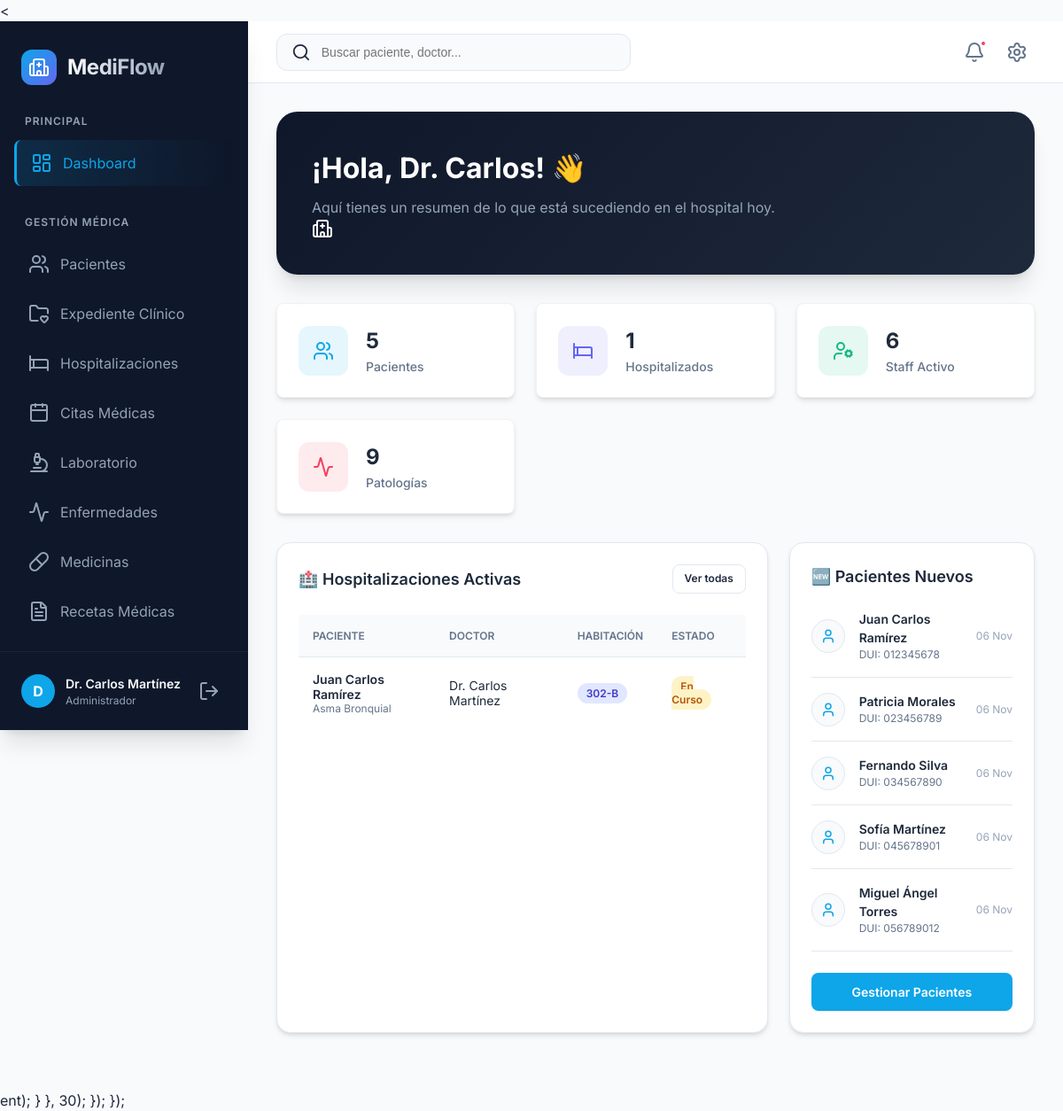
/index.php (signed in), run on the app's committed database.
### tables this page shows
CREATE TABLE `hospitalizacion` (
  `codigohospitalizacion` int NOT NULL AUTO_INCREMENT,
  `codigopaciente` int NOT NULL,
  `codigoempleado` int NOT NULL,
  `codigoenfermedad` int NOT NULL,
  `fecha_ingreso` datetime NOT NULL,
  `fecha_alta` datetime DEFAULT NULL,
  `numero_habitacion` varchar(20) DEFAULT NULL,
  `motivo_ingreso` text NOT NULL,
  `diagnostico` text,
  `tratamiento` text,
  `estado` enum('en_curso','alta_medica','alta_voluntaria','referido','fallecido') DEFAULT 'en_curso',
  `notas_medicas` text,
  `costo_estimado` decimal(10,2) DEFAULT NULL,
  `created_at` timestamp NOT NULL DEFAULT CURRENT_TIMESTAMP,
  `updated_at` timestamp NOT NULL DEFAULT CURRENT_TIMESTAMP ON UPDATE CURRENT_TIMESTAMP,
  PRIMARY KEY (`codigohospitalizacion`),
  KEY `codigoenfermedad` (`codigoenfermedad`),
  KEY `idx_paciente` (`codigopaciente`),
  KEY `idx_empleado` (`codigoempleado`),
  KEY `idx_fecha_ingreso` (`fecha_ingreso`),
  KEY `idx_estado` (`estado`),
  CONSTRAINT `hospitalizacion_ibfk_1` FOREIGN KEY (`codigopaciente`) REFERENCES `paciente` (`codigopaciente`) ON DELETE CASCADE,
  CONSTRAINT `hospitalizacion_ibfk_2` FOREIGN KEY (`codigoempleado`) REFERENCES `empleado` (`codigoempleado`),
  CONSTRAINT `hospitalizacion_ibfk_3` FOREIGN KEY (`codigoenfermedad`) REFERENCES `enfermedad` (`codigoenfermedad`)
);

CREATE TABLE `paciente` (
  `codigopaciente` int NOT NULL AUTO_INCREMENT,
  `nombrepaciente` varchar(150) NOT NULL,
  `dui` varchar(10) NOT NULL,
  `fechanacimiento` date NOT NULL,
  `genero` enum('M','F','Otro') NOT NULL,
  `direccion` text,
  `telefono` varchar(20) DEFAULT NULL,
  `correo` varchar(100) DEFAULT NULL,
  `codigomunicipio` int DEFAULT NULL,
  `tipo_sangre` enum('A+','A-','B+','B-','AB+','AB-','O+','O-') DEFAULT NULL,
  `alergias` text,
  `contacto_emergencia` varchar(150) DEFAULT NULL,
  `telefono_emergencia` varchar(20) DEFAULT NULL,
  `created_at` timestamp NOT NULL DEFAULT CURRENT_TIMESTAMP,
  `updated_at` timestamp NOT NULL DEFAULT CURRENT_TIMESTAMP ON UPDATE CURRENT_TIMESTAMP,
  PRIMARY KEY (`codigopaciente`),
  UNIQUE KEY `dui` (`dui`),
  KEY `codigomunicipio` (`codigomunicipio`),
  KEY `idx_dui` (`dui`),
  KEY `idx_nombre` (`nombrepaciente`),
  CONSTRAINT `paciente_ibfk_1` FOREIGN KEY (`codigomunicipio`) REFERENCES `municipio` (`codigomunicipio`) ON DELETE SET NULL
);

CREATE TABLE `enfermedad` (
  `codigoenfermedad` int NOT NULL AUTO_INCREMENT,
  `nombreenfermedad` varchar(150) NOT NULL,
  `descripcion` text,
  `tipo` enum('infecciosa','cronica','aguda','degenerativa','mental','otra') DEFAULT 'otra',
  `nivel_gravedad` enum('leve','moderada','grave','critica') DEFAULT 'leve',
  `tratamiento_recomendado` text,
  `created_at` timestamp NOT NULL DEFAULT CURRENT_TIMESTAMP,
  PRIMARY KEY (`codigoenfermedad`),
  KEY `idx_nombre` (`nombreenfermedad`),
  KEY `idx_tipo` (`tipo`)
);

CREATE TABLE `empleado` (
  `codigoempleado` int NOT NULL AUTO_INCREMENT,
  `nombreempleado` varchar(150) NOT NULL,
  `correoempleado` varchar(100) NOT NULL,
  `clave` varchar(255) NOT NULL,
  `rol` enum('admin','doctor','enfermera','recepcionista') NOT NULL DEFAULT 'recepcionista',
  `telefono` varchar(20) DEFAULT NULL,
  `especialidad` varchar(100) DEFAULT NULL,
  `fecha_contratacion` date DEFAULT NULL,
  `estado` enum('activo','inactivo') DEFAULT 'activo',
  `created_at` timestamp NOT NULL DEFAULT CURRENT_TIMESTAMP,
  `updated_at` timestamp NOT NULL DEFAULT CURRENT_TIMESTAMP ON UPDATE CURRENT_TIMESTAMP,
  PRIMARY KEY (`codigoempleado`),
  UNIQUE KEY `correoempleado` (`correoempleado`),
  KEY `idx_correo` (`correoempleado`),
  KEY `idx_rol` (`rol`)
);

### includes/db.php (called while the page is built, shortened)
<?php
function getEstadoHospitalizacion($estado) {
    $estados = [
        'en_curso' => 'En Curso',
        'alta_medica' => 'Alta Médica',
        'alta_voluntaria' => 'Alta Voluntaria',
        'referido' => 'Referido',
        'fallecido' => 'Fallecido'
    ];
    return $estados[$estado] ?? $estado;
}
?>

### index.php (the view, shortened to what this page needs)
<?php
require_once("includes/db.php");
$stats = [
    'pacientes' => $conn->query("SELECT COUNT(*) as total FROM paciente")->fetch_assoc()['total'],
    'hospitalizaciones_activas' => $conn->query("SELECT COUNT(*) as total FROM hospitalizacion WHERE estado = 'en_curso'")->fetch_assoc()['total'],
    'empleados' => $conn->query("SELECT COUNT(*) as total FROM empleado WHERE estado = 'activo'")->fetch_assoc()['total'],
    'enfermedades' => $conn->query("SELECT COUNT(*) as total FROM enfermedad")->fetch_assoc()['total']
];
$hospitalizacionesRecientes = $conn->query("
    SELECT
        h.codigohospitalizacion,
        p.nombrepaciente,
        e.nombreempleado,
        enf.nombreenfermedad,
        h.fecha_ingreso,
        h.numero_habitacion,
        h.estado
    FROM hospitalizacion h
    INNER JOIN paciente p ON h.codigopaciente = p.codigopaciente
    INNER JOIN empleado e ON h.codigoempleado = e.codigoempleado
    INNER JOIN enfermedad enf ON h.codigoenfermedad = enf.codigoenfermedad
    WHERE h.estado = 'en_curso'
    ORDER BY h.fecha_ingreso DESC
    LIMIT 5
");
$pacientesRecientes = $conn->query("
    SELECT
        p.codigopaciente,
        p.nombrepaciente,
        p.dui,
        p.telefono,
        p.created_at
    FROM paciente p
    ORDER BY p.created_at DESC
    LIMIT 5
");
?>
<<?php
require_once("includes/header.php");
require_once("includes/sidebar.php");
?>
<div class="welcome-banner">
    <div class="welcome-content">
        <h1>¡Hola, <?php
            $parts = explode(' ', $nombreEmpleado);
            if (in_array(strtolower($parts[0]), ['dr.', 'dra.', 'enf.'])) {
                echo htmlspecialchars($parts[0] . ' ' . ($parts[1] ?? ''));
            } else {
                echo htmlspecialchars($parts[0]);
            }
        ?>! 👋</h1>
        <p>Aquí tienes un resumen de lo que está sucediendo en el hospital hoy.</p>
    </div>
    <i data-lucide="hospital"></i>
</div>
<div class="stats-grid">
    <a href="pacientes.php" class="stat-card" style="text-decoration: none; color: inherit; display: flex; transition: transform 0.2s;">
        <div class="stat-icon" style="background-color: rgba(14, 165, 233, 0.1); color: var(--primary);">
            <i data-lucide="users"></i>
        </div>
        <div class="stat-info">
            <span class="stat-value"><?= $stats['pacientes'] ?></span>
            <span class="stat-label">Pacientes</span>
        </div>
    </a>
    <a href="hospitalizaciones.php" class="stat-card" style="text-decoration: none; color: inherit; display: flex; transition: transform 0.2s;">
        <div class="stat-icon" style="background-color: rgba(99, 102, 241, 0.1); color: var(--secondary);">
            <i data-lucide="bed"></i>
        </div>
        <div class="stat-info">
            <span class="stat-value"><?= $stats['hospitalizaciones_activas'] ?></span>
            <span class="stat-label">Hospitalizados</span>
        </div>
    </a>
    <a href="empleados.php" class="stat-card" style="text-decoration: none; color: inherit; display: flex; transition: transform 0.2s;">
        <div class="stat-icon" style="background-color: rgba(16, 185, 129, 0.1); color: var(--success);">
            <i data-lucide="user-cog"></i>
        </div>
        <div class="stat-info">
            <span class="stat-value"><?= $stats['empleados'] ?></span>
            <span class="stat-label">Staff Activo</span>
        </div>
    </a>
    <a href="enfermedades.php" class="stat-card" style="text-decoration: none; color: inherit; display: flex; transition: transform 0.2s;">
        <div class="stat-icon" style="background-color: rgba(244, 63, 94, 0.1); color: var(--accent);">
            <i data-lucide="activity"></i>
        </div>
        <div class="stat-info">
            <span class="stat-value"><?= $stats['enfermedades'] ?></span>
            <span class="stat-label">Patologías</span>
        </div>
    </a>
</div>
<div style="display: grid; grid-template-columns: 2fr 1fr; gap: 1.5rem;">
    <div class="card">
        <div class="card-header">
            <h2 class="card-title">🏥 Hospitalizaciones Activas</h2>
            <a href="hospitalizaciones.php" class="btn btn-outline" style="padding: 0.4rem 0.8rem; font-size: 0.75rem;">Ver todas</a>
        </div>
        <?php if ($hospitalizacionesRecientes && $hospitalizacionesRecientes->num_rows > 0): ?>
            <div class="table-container">
                <table>
                    <thead>
                        <tr>
                            <th>Paciente</th>
                            <th>Doctor</th>
                            <th>Habitación</th>
                            <th>Estado</th>
                        </tr>
                    </thead>
                    <tbody>
                        <?php while ($h = $hospitalizacionesRecientes->fetch_assoc()): ?>
                            <tr>
                                <td>
                                    <div style="font-weight: 600;"><?= htmlspecialchars($h['nombrepaciente']) ?></div>
                                    <div style="font-size: 0.75rem; color: var(--text-muted);"><?= htmlspecialchars($h['nombreenfermedad']) ?></div>
                                </td>
                                <td><?= htmlspecialchars($h['nombreempleado']) ?></td>
                                <td><span class="badge badge-info"><?= htmlspecialchars($h['numero_habitacion']) ?></span></td>
                                <td>
                                    <span class="badge badge-warning">
                                        <?= getEstadoHospitalizacion($h['estado']) ?>
                                    </span>
                                </td>
                            </tr>
                        <?php endwhile; ?>
                    </tbody>
                </table>
            </div>
        <?php endif; ?>
    </div>
    <div class="card">
        <div class="card-header">
            <h2 class="card-title">🆕 Pacientes Nuevos</h2>
        </div>
        <div style="display: flex; flex-direction: column; gap: 1rem;">
            <?php if ($pacientesRecientes && $pacientesRecientes->num_rows > 0): ?>
                <?php while ($p = $pacientesRecientes->fetch_assoc()): ?>
                    <div style="display: flex; align-items: center; gap: 1rem; padding-bottom: 1rem; border-bottom: 1px solid var(--border);">
                        <div class="user-avatar" style="background-color: var(--bg-main); color: var(--primary); border: 1px solid var(--border);">
                            <i data-lucide="user" style="width: 18px;"></i>
                        </div>
                        <div style="flex: 1;">
                            <div style="font-size: 0.875rem; font-weight: 600;"><?= htmlspecialchars($p['nombrepaciente']) ?></div>
                            <div style="font-size: 0.75rem; color: var(--text-muted);">DUI: <?= htmlspecialchars($p['dui']) ?></div>
                        </div>
                        <div style="font-size: 0.75rem; color: var(--text-light);">
                            <?= date('d M', strtotime($p['created_at'])) ?>
                        </div>
                    </div>
                <?php endwhile; ?>
            <?php else: ?>
                <p style="text-align: center; color: var(--text-muted);">Sin pacientes recientes</p>
            <?php endif; ?>
        </div>
        <a href="pacientes.php" class="btn btn-primary" style="width: 100%; margin-top: 1.5rem;">Gestionar Pacientes</a>
    </div>
</div>
<?php require_once("includes/footer.php"); ?>
</body>
</html>

### css/style.css (style rules this page uses)
:root { --primary: #0ea5e9; --primary-hover: #0284c7; --secondary: #6366f1; --accent: #f43f5e; --success: #10b981; --warning: #f59e0b; --error: #ef4444; --info: #3b82f6; --bg-main: #f8fafc; --bg-surface: #ffffff; --bg-sidebar: #0f172a; --text-main: #1e293b; --text-muted: #64748b; --text-light: #94a3b8; --text-on-dark: #f8fafc; --border: #e2e8f0; --shadow-sm: 0 1px 2px 0 rgb(0 0 0 / 0.05); --shadow: 0 4px 6px -1px rgb(0 0 0 / 0.1), 0 2px 4px -2px rgb(0 0 0 / 0.1); --shadow-md: 0 10px 15px -3px rgb(0 0 0 / 0.1), 0 4px 6px -4px rgb(0 0 0 / 0.1); --shadow-lg: 0 20px 25px -5px rgb(0 0 0 / 0.1), 0 8px 10px -6px rgb(0 0 0 / 0.1); --radius-sm: 0.375rem; --radius: 0.5rem; --radius-md: 0.75rem; --radius-lg: 1rem; --radius-xl: 1.5rem; --sidebar-width: 280px; --header-height: 70px; }
* { margin: 0; padding: 0; box-sizing: border-box; }
body { font-family: 'Inter', sans-serif; background-color: var(--bg-main); color: var(--text-main); line-height: 1.5; -webkit-font-smoothing: antialiased; }
a { text-decoration: none; color: inherit; transition: all 0.2s ease; }
.user-avatar { width: 38px; height: 38px; background: var(--primary); border-radius: 50%; display: flex; align-items: center; justify-content: center; font-weight: 700; color: white; }
.card { background-color: var(--bg-surface); border-radius: var(--radius-lg); box-shadow: var(--shadow); padding: 1.5rem; margin-bottom: 2rem; border: 1px solid var(--border); }
.card-header { display: flex; align-items: center; justify-content: space-between; margin-bottom: 1.5rem; }
.card-title { font-size: 1.125rem; font-weight: 600; }
.stats-grid { display: grid; grid-template-columns: repeat(auto-fit, minmax(240px, 1fr)); gap: 1.5rem; margin-bottom: 2rem; }
.stat-card { background: white; padding: 1.5rem; border-radius: var(--radius); display: flex; align-items: center; gap: 1.25rem; box-shadow: var(--shadow); transition: all 0.3s cubic-bezier(0.4, 0, 0.2, 1); border: 1px solid rgba(0,0,0,0.05); }
.stat-icon { width: 56px; height: 56px; border-radius: var(--radius-md); display: flex; align-items: center; justify-content: center; font-size: 1.5rem; }
.stat-info { display: flex; flex-direction: column; }
.stat-value { font-size: 1.5rem; font-weight: 700; color: var(--text-main); }
.stat-label { font-size: 0.875rem; color: var(--text-muted); font-weight: 500; }
.table-container { width: 100%; overflow-x: auto; }
table { width: 100%; border-collapse: collapse; }
th { text-align: left; padding: 1rem; font-size: 0.75rem; font-weight: 600; text-transform: uppercase; color: var(--text-muted); border-bottom: 1px solid var(--border); background-color: #f8fafc; }
td { padding: 1rem; font-size: 0.875rem; border-bottom: 1px solid var(--border); }
tr:last-child td { border-bottom: none; }
.badge { padding: 0.25rem 0.625rem; border-radius: 9999px; font-size: 0.75rem; font-weight: 600; }
.badge-warning { background: #fef3c7; color: #b45309; }
.badge-info { background: #e0e7ff; color: #4338ca; }
.btn { display: inline-flex; align-items: center; justify-content: center; gap: 0.5rem; padding: 0.625rem 1.25rem; border-radius: var(--radius); font-size: 0.875rem; font-weight: 600; cursor: pointer; transition: all 0.2s ease; border: 1px solid transparent; }
.btn-primary { background-color: var(--primary); color: white; }
.btn-outline { background-color: transparent; border-color: var(--border); color: var(--text-main); }
.welcome-banner { background: linear-gradient(135deg, var(--bg-sidebar) 0%, #1e293b 100%); padding: 2.5rem; border-radius: var(--radius-xl); color: white; margin-bottom: 2rem; position: relative; overflow: hidden; box-shadow: var(--shadow-lg); }
.welcome-banner h1 { font-size: 2rem; margin-bottom: 0.5rem; font-weight: 700; }
.welcome-banner p { color: #94a3b8; font-size: 1rem; }

### data on the page
hospitalizacion: codigopaciente.nombrepaciente "Juan Carlos Ramírez", codigoenfermedad.nombreenfermedad "Asma Bronquial", codigoempleado.nombreempleado "Dr. Carlos Martínez", numero_habitacion "302-B", estado "En Curso"
paciente: nombrepaciente "Juan Carlos Ramírez", dui "012345678", created_at "06 Nov"
paciente: nombrepaciente "Patricia Morales", dui "023456789", created_at "06 Nov"
paciente: nombrepaciente "Fernando Silva", dui "034567890", created_at "06 Nov"
paciente: nombrepaciente "Sofía Martínez", dui "045678901", created_at "06 Nov"
paciente: nombrepaciente "Miguel Ángel Torres", dui "056789012", created_at "06 Nov"

### other printed values
substr($nombreEmpleado, 0, 1) "D"
$nombreEmpleado "Dr. Carlos Martínez"
getRolNameHeader($rol) "Administrador"
$parts[0] . ' ' . ($parts[1] ?? '') "Dr. Carlos"
$stats['pacientes'] "5"
$stats['hospitalizaciones_activas'] "1"
$stats['empleados'] "6"
$stats['enfermedades'] "9"
